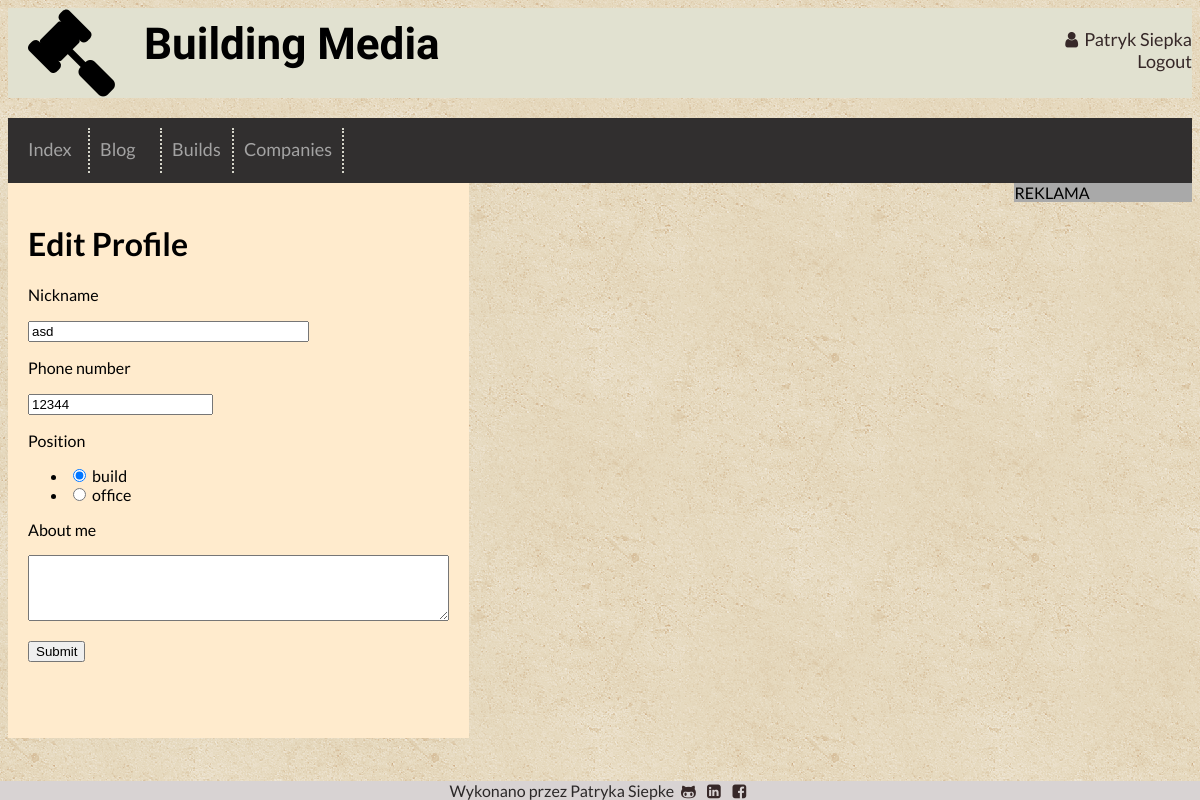
Screenshot of /edit_profile (signed in) with the database file from the repository.
### app/models.py (models this page shows, shortened)
class User(UserMixin, db.Model):
    id = Column(Integer, primary_key=True)
    nickname = Column(String(40), nullable=False, unique=True)
    name = Column(String(40), nullable=False)
    surname = Column(String(40), nullable=False)
    position = Column(String(20), nullable=False)
    email = Column(String(120), nullable=False, unique=True)
    password_hash = Column(String(128))
    phone = Column(Integer)
    last_seen = Column(DateTime, default=datetime.utcnow)
    description = Column(Text)
    posts = relationship('Post', backref='author', lazy='dynamic')
    company_id = Column(Integer, ForeignKey('company.id'))
    creatures = relationship('Build', backref='creater', lazy='dynamic')

### app/routes.py (the view)
@app.route('/edit_profile', methods=['GET','POST'])
@login_required
def edit_profile():
    form = EditProfileForm(current_user.nickname)
    if form.validate_on_submit():
        current_user.nickname = form.nickname.data
        current_user.description = form.description.data
        current_user.phone = form.phone.data
        current_user.position = form.position.data
        db.session.commit()
        flash('You changes are save on profile')
        return redirect(url_for('profile',nickname=current_user.nickname))
    elif request.method == 'GET':
        form.nickname.data = current_user.nickname
        form.position.data = current_user.position
        form.description.data = current_user.description
        form.phone.data = current_user.phone
    return render_template('edit_profile.html', form=form, title='Edit profile')

### app/forms.py (shortened to what this page needs)
class EditProfileForm(FlaskForm):
    nickname = StringField('Nickname', validators=[DataRequired()])
    description = TextAreaField('About me', validators=[Length(min=0, max=200)])
    phone = IntegerField('Phone number', validators=[DataRequired()])
    position = RadioField('Position', validators=[DataRequired()], choices=[('B','build'), ('O','office')])
    submit = SubmitField('Submit')
    def __init__(self, orginal_name, *args, **kwargs):
        super(EditProfileForm, self).__init__(*args, **kwargs)
        self.orginal_name = orginal_name

### app/models.py (called while the page is built)
@login_manager.user_loader
def load_user(id):
    return User.query.get(int(id))

### app/routes.py (called while the page is built)
@app.before_request
def before_request():
    if current_user.is_authenticated:
        current_user.last_seen = datetime.utcnow()
        db.session.commit()

### app/templates/edit_profile.html (shortened to what this page needs)
{% extends 'base.html' %}
{% block content %}
<h1>Edit Profile</h1>
<form action="" method="POST" novalidate>
    <p>{{ form.nickname.label }}</p>
    <p>{{ form.nickname(size=32) }}</p>
    <p>{{ form.phone.label }}</p>
    <p>{{ form.phone(size=32) }}</p>
    <p>{{ form.position.label }}</p>
    <p>{{ form.position }} </p>
    <p>{{ form.description.label }} </p>
    <p>{{ form.description(cols=50, rows=4)  }}</p>
    <p>{{ form.submit() }}</p>
</form>
{% endblock %}

### app/templates/base.html (shortened to what this page needs)
<!DOCTYPE html>
<html>
<head>
    <link rel="stylesheet" type="text/css" media="screen" href="../static/css/main.css" />
    <link rel="stylesheet" type="text/css" href="../static/css/fontello.css" />
</head>
<body>
    <div class="header">
        <div class="page-logo"><i class='icon-hammer'></i></div>
        <div class="page-name">Building Media</div>
        <div class="user-data">
            {% if current_user.is_active %}
            <a href="{{ url_for('profile', nickname=current_user.nickname) }}"> <i class="icon-user"></i>{{ current_user.name }} {{ current_user.surname }}</a>  <br>
            <a href="{{ url_for('logout') }}">Logout</a>
            {% else %}
            <a href="{{ url_for('login') }}">Log or join us!</a>
            {% endif %}
        </div>
    </div>
    <div class="navigation">
        <div class="option"><a href="{{ url_for('index') }}">Index</a></div>
        <div class="option"><a href="{{ url_for('blog') }}">Blog</a></div>
        <div class="option"><a href="{{ url_for('builds') }}">Builds</a></div>
        <div class="option"><a href="{{ url_for('companies') }}">Companies</a></div>
    </div>
    <div class='content'>
        {% block content %}{% endblock %}
    </div>
    <div class='banner'>
        REKLAMA
    </div>
    <div class='footer'>
        Wykonano przez Patryka Siepke
        <a class='icons' href="https://github.com/psiepka" target="_blank"><i class='icon-github'></i></a>
        <a class='icons' href="https://www.linkedin.com/in/patryksiepka/" target="_blank"><i class='icon-linkedin-squared'></i></a>
        <a class='icons' href="https://www.facebook.com/patryk.siepka" target="_blank"><i class='icon-facebook-squared'></i></a>
    </div>
</body>
</html>

### app/static/css/main.css (style rules this page uses)
body { height: 100%; position:relative; background-image: url(../img/vintage-concrete.png); font-family: 'Lato', sans-serif; min-height:100% }
.option a { color: #c0c0c0 }
.header { margin: auto; background-color:#e1e1d0; text-align: center; }
.header .page-logo { float: left; }
.header .page-name { font-family: 'Indie Flower', cursive; font-weight: 900; font-size: 44px; text-align: left; padding: 10px; float: left; }
.header .user-data { margin-top: 20px; font-size: 18px; float: right; text-align: right; }
.navigation { background-color: #312f2f; margin-top: 20px; color: #ffffff; padding: 10px }
.navigation .option { float: left; min-width: 50px; font-size: 18px; height: 25px; padding: 10px; border-right: 2px dotted #fffff1; opacity: 0.8; }
.content { background-color: blanchedalmond; float: left; padding: 20px; padding-bottom:60px; }
.banner { background-color: darkgray; width: 15%; float: right; height: 100%; }
.footer { clear: both; position: fixed; left: 0; bottom: 0; width: 100%; background-color: #d8d3d3; color: #2b2828; text-align: center; }
a { color: #362828; text-decoration: none }

### rows the page displays
User: name "Patryk", surname "Siepka", nickname "asd", phone "12344", position "☑ build ☐ office"
